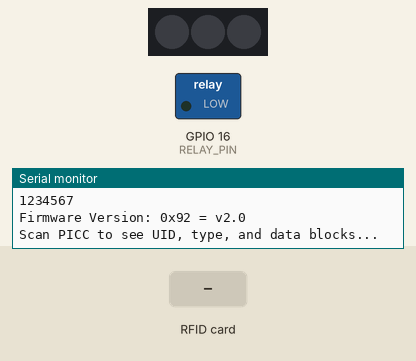
Simulated run of this sketch. Board: ESP8266 (NodeMCU). On the bench: 3 RGB LEDs in strip order, left to right, switched loads named in the sketch (green lamp = pin HIGH), the last lines printed to the serial monitor. The inputs (shaded band) are chosen by the test bench. WiFi joins after 1.5 s; servers stay silent unless stated; uploads are accepted with an empty reply.

Above: at 1.4 s.
1.5 s: RFID card 5E 7A 19 C4 held to the reader
At 2.11 s:
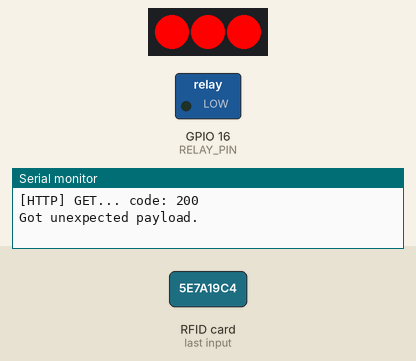
Timing chart, 0 to 5.8 s (numbered marks = the images above; inputs shaded):
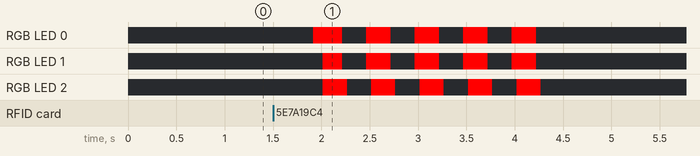

Measured:
- after the input at 1.5 s, RGB LED 0: alternates RGB(255, 0, 0) for 0.25 s and off for 0.25 s, 10 changes in all, then stays off, starting after 0.41 s; RGB LED 1, RGB LED 2: alternates RGB(255, 0, 0) for 0.25 s and off for 0.25 s, 10 changes in all, then stays off, starting after 0.51 s

The sketch:

doornfc-wifi.ino
```cpp
/*
 * NFC-controlled door lock
 * Reads card, then visits server
 */

#include <SPI.h>
#include <MFRC522.h>
#include <ESP8266WiFi.h>
#include <ESP8266WiFiMulti.h>
#include <ESP8266HTTPClient.h>
#include <Adafruit_NeoPixel.h>

#define RST_PIN                 5
#define SS_PIN                  4
#define RELAY_PIN               16
#define PIXEL_PIN               0
#define UNLOCK_TIME_SECONDS     6
#define DEBUG_MODE


const char* AuthServer = "http://manchmakerspace.herokuapp.com";
IPAddress dns(8, 8, 8, 8);
const bool ImmaDoor = 1;
const bool ImmaMachine = 0;
const char* WifiName = "mywifi";
const char* WifiPassword = "wifipassword";
//String WifiName, WifiPassword;


ESP8266WiFiMulti WiFiMulti; //Wifi handler object


//Initialize neopixel strip for status indication
//Using 3 pixels just because it matches a board I already have.
Adafruit_NeoPixel strip = Adafruit_NeoPixel(3, PIXEL_PIN, NEO_GRB + NEO_KHZ400);
void dump_byte_array(byte *buffer, byte bufferSize);
void colorWipe(uint32_t c, uint8_t wait);
void error_blink();

//NFC Stuff
MFRC522 mfrc522(SS_PIN, RST_PIN); //initialize NFC reader
constexpr char hexmap[] = {'0', '1', '2', '3', '4', '5', '6', '7',
                           '8', '9', 'A', 'B', 'C', 'D', 'E', 'F'};
String lastreadcard;
bool supervising = false;
bool machinePoweredUp = false;
bool wificonnected = false;
unsigned long chipId;

void setup() {
  //Set relay as an output right away.
  pinMode(RELAY_PIN, OUTPUT);
  //Set up serial connection to computer for debug.
  Serial.begin(115200);

// TODO: make the board read wifi configuration from a file in the
//       onboard flash file system instead of hardcoding it above.
//       Will make for user-doable in-field config changes
//          (via serial of course).
//  //mount the SPIFFS file system
//  if(SPIFFS.begin()){
//    File f = SPIFFS.open("/wifi.txt", "r");
//    if(!f) {
//      Serial.println("File not found!");
//    }
//    //read line by line
//    String WifiName = f.readStringUntil('\n');
//    String WifiPassword = f.readStringUntil('\n');
//    f.close();
//  }


#ifdef DEBUG_MODE
    Serial.print(F("Connecting to "));
    Serial.print(WifiName);
    Serial.print(F(" : "));
    Serial.println(WifiPassword);
#endif
  //Connect to the wifi network
  WiFiMulti.addAP(WifiName, WifiPassword);


  //wait a second for connection to be established
  //delay(1000);

  strip.begin(); //init LEDs
  strip.show(); //LEDs off
  colorWipe(strip.Color(0, 0, 0), 50);  // Extra Off just to be sure.


  //Load the chip's serial number, so we can identify which controlpad this is.
  chipId = ESP.getChipId();
  Serial.println(chipId);

  SPI.begin();      // Init SPI bus
  mfrc522.PCD_Init();   // Init MFRC522
  mfrc522.PCD_DumpVersionToSerial();  // Show details of PCD - MFRC522 Card Reader details
  Serial.println(F("Scan PICC to see UID, type, and data blocks..."));
}  //end setup()


void loop() {

  // wait for WiFi connection. Can't do much without it!
  if((WiFiMulti.run() == WL_CONNECTED)) {
    if(wificonnected == false){
      wificonnected = true;
      Serial.println("WiFi now connected.");
    }
    HTTPClient http;

    // Look for new cards
    if ( ! mfrc522.PICC_IsNewCardPresent()) {
      return;
    }

    // Select one of the cards, if multiple are present.
    if ( ! mfrc522.PICC_ReadCardSerial()) {
      return;
    }

    // Dump debug info about the card;
    // mfrc522.PICC_DumpToSerial(&(mfrc522.uid));
    Serial.print(F("Read card:"));
    dump_byte_array(mfrc522.uid.uidByte, mfrc522.uid.size);
    Serial.println();

    //Getting the ASCII representation of the card's hex UID.
    String cardId = "";
    for(int i=0;i<mfrc522.uid.size;++i){
      cardId += hexmap[(mfrc522.uid.uidByte[i] & 0xF0) >> 4];
      cardId += hexmap[mfrc522.uid.uidByte[i] & 0x0F];
    }

    String requestUrl = "/";
    requestUrl += chipId;
    requestUrl += "/card=";
    requestUrl += cardId;

    //Check to see if this user is supervising the last user, and if so, modify the URL to track that accordingly.
    if(supervising == true){
      requestUrl += "&super=";
      requestUrl += lastreadcard;
    }


#ifdef DEBUG_MODE
    Serial.print(F("Going to connect to http://"));
    Serial.print(AuthServer);
    Serial.println(requestUrl);
#endif
    //http.begin(AuthServer, 443, requestUrl, true, "7a 9c f4 db 40 d3 62 5a 6e 21 bc 5c cc 66 c8 3e a1 45 59 38"); //HTTPS
    http.begin(AuthServer, 3000, requestUrl); //HTTP

    // start connection and send HTTP header
    int httpCode = http.GET();
    if(httpCode) {
#ifdef DEBUG_MODE
      // HTTP header has been send and Server response header has been handled
      //Serial.printf("[HTTP] GET... code: %d\n", httpCode);
      Serial.print(F("[HTTP] GET... code: "));
      Serial.println(httpCode);
#endif
      // got response from server
      //responses are make, supervisor, and denied.
      if(httpCode == 200) {
        String payload = http.getString();
        Serial.println(payload);
        if(payload == "supervisor"){
          //umm i'll need to check with someone i trust first
          supervising = true;
          lastreadcard = cardId;
          //Light up to indicate that i'm expecting a supervisory card read.
          colorWipe(strip.Color(0, 0, 255), 50);  // Blue
          //and delay a bit to give opportunity to put the new card in place.
          delay(1000);
        }
        else if(payload == "Make!"){
          //okey-dokey, have fun and make something!
          if(ImmaDoor){
            //unlock the door for some number of seconds, then lock it.
            colorWipe(strip.Color(0, 255, 0), 50);  // Green
            digitalWrite(RELAY_PIN, HIGH);
            delay(UNLOCK_TIME_SECONDS*1000);
            digitalWrite(RELAY_PIN, LOW);
            colorWipe(strip.Color(0, 0, 0), 50);  // Off
          }
          else if(ImmaMachine){
            if(machinePoweredUp == false){
              //power up the machine
              colorWipe(strip.Color(0, 255, 0), 50);  // Green
              digitalWrite(RELAY_PIN, HIGH);
              //now delay for a while so that we don't spam the relays
              delay(10000); //10 seconds sounds about right.
            }
            else if(machinePoweredUp == true){
              //shutdown -h now
              colorWipe(strip.Color(0, 0, 0), 50);  // Off
              digitalWrite(RELAY_PIN, LOW);
            }
          }
          else { //got "Make!" but i'm not a door or machine.
            //uhhh i'll just ignore that...
          }
        }
        else { //got a payload that's not one of the others.
          //show error
          Serial.println("Got unexpected payload.");
          error_blink();
        }
      }
      else if(httpCode == 404){
        //404 not found! onoz!
        Serial.println("Got 404 not found!");
        error_blink();
      }
      else {
        //got something else entirely
        Serial.println("Got something icky!");
        error_blink();
      }
    }
    else {
      Serial.print(F("[HTTP] GET... failed, no connection or no HTTP server\n"));
    }
  }
  else {
    Serial.println(F("WiFi not connected, retrying in 10 seconds."));
    delay(10000);
    wificonnected = false;
  }
}


/**
 * Helper routine to dump a byte array as hex values to Serial.
 */
void dump_byte_array(byte *buffer, byte bufferSize) {
    for (byte i = 0; i < bufferSize; i++) {
        Serial.print(buffer[i] < 0x10 ? " 0" : " ");
        Serial.print(buffer[i], HEX);
    }
}


//Fun color helper functions follow.

// Fill the dots one after the other with a color
void colorWipe(uint32_t c, uint8_t wait) {
  for(uint16_t i=0; i<strip.numPixels(); i++) {
    strip.setPixelColor(i, c);
    strip.show();
    delay(wait);
  }
}


//red light blink for error, discarding supervisory stuff.
void error_blink(){
  supervising = false;
  for(int i=0; i<5;i++){
    colorWipe(strip.Color(255, 0, 0), 50);  // Red
    delay(100);
    colorWipe(strip.Color(0, 0, 0), 50);  // Off
    delay(100);
  }
}

// Input a value 0 to 255 to get a color value.
// The colours are a transition r - g - b - back to r.
uint32_t Wheel(byte WheelPos) {
  WheelPos = 255 - WheelPos;
  if(WheelPos < 85) {
    return strip.Color(255 - WheelPos * 3, 0, WheelPos * 3);
  }
  if(WheelPos < 170) {
    WheelPos -= 85;
    return strip.Color(0, WheelPos * 3, 255 - WheelPos * 3);
  }
  WheelPos -= 170;
  return strip.Color(WheelPos * 3, 255 - WheelPos * 3, 0);
}


// Slightly different, this makes the rainbow equally distributed throughout
void rainbowCycle(uint8_t wait) {
  uint16_t i, j;

  for(j=0; j<256*5; j++) { // 5 cycles of all colors on wheel
    for(i=0; i< strip.numPixels(); i++) {
      strip.setPixelColor(i, Wheel(((i * 256 / strip.numPixels()) + j) & 255));
    }
    strip.show();
    delay(wait);
  }
}
```
